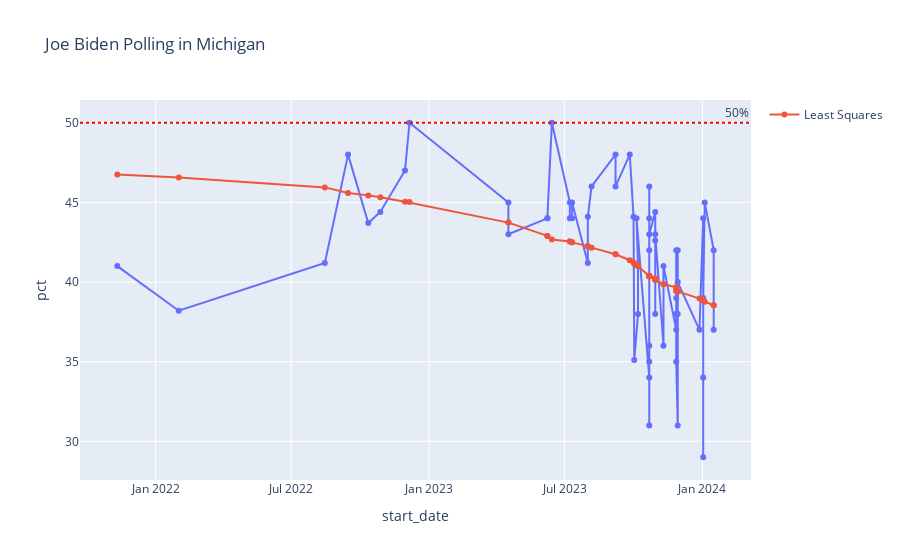

Notebook code for this chart:
### Code cell
#Zoom in on Michigan for Biden
time_series(biden_states[1], 'Joe Biden', states[1]['state'].iloc[0])
